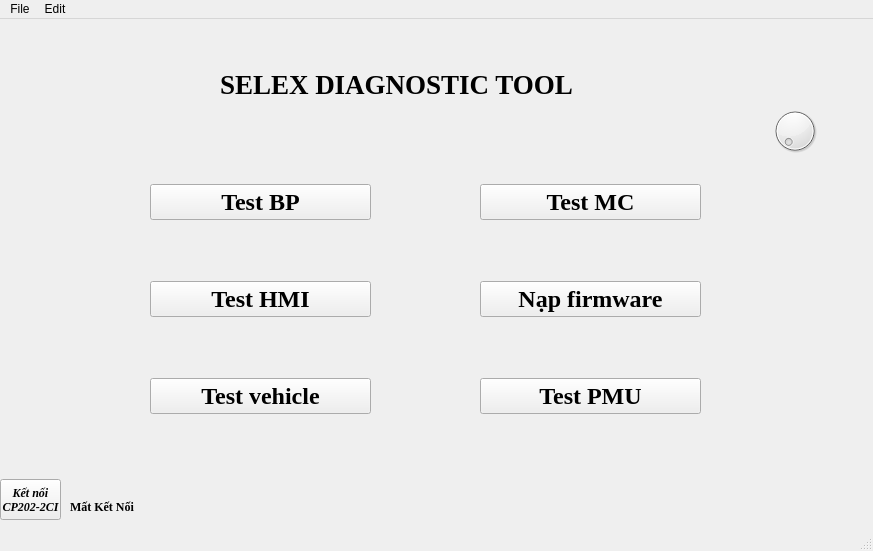
<?xml version="1.0" encoding="UTF-8"?>
<ui version="4.0">
 <class>MainWindow</class>
 <widget class="QMainWindow" name="MainWindow">
  <property name="geometry">
   <rect>
    <x>0</x>
    <y>0</y>
    <width>873</width>
    <height>551</height>
   </rect>
  </property>
  <property name="windowTitle">
   <string>SDT 1.0</string>
  </property>
  <property name="windowIcon">
   <iconset>
    <selectedon>:/icon/diagnostic-tool.png</selectedon>
   </iconset>
  </property>
  <property name="iconSize">
   <size>
    <width>32</width>
    <height>32</height>
   </size>
  </property>
  <widget class="QWidget" name="centralwidget">
   <widget class="QLabel" name="label">
    <property name="geometry">
     <rect>
      <x>220</x>
      <y>30</y>
      <width>391</width>
      <height>71</height>
     </rect>
    </property>
    <property name="font">
     <font>
      <family>Times New Roman</family>
      <pointsize>20</pointsize>
      <bold>true</bold>
     </font>
    </property>
    <property name="text">
     <string>SELEX DIAGNOSTIC TOOL</string>
    </property>
   </widget>
   <widget class="QPushButton" name="pushButton">
    <property name="geometry">
     <rect>
      <x>0</x>
      <y>460</y>
      <width>61</width>
      <height>41</height>
     </rect>
    </property>
    <property name="font">
     <font>
      <family>Times New Roman</family>
      <italic>true</italic>
      <bold>true</bold>
     </font>
    </property>
    <property name="text">
     <string>Kết nối 
CP202-2CI</string>
    </property>
   </widget>
   <widget class="QLabel" name="CP202">
    <property name="geometry">
     <rect>
      <x>70</x>
      <y>480</y>
      <width>91</width>
      <height>16</height>
     </rect>
    </property>
    <property name="font">
     <font>
      <family>Times New Roman</family>
      <bold>true</bold>
     </font>
    </property>
    <property name="text">
     <string>Mất Kết Nối</string>
    </property>
   </widget>
   <widget class="QWidget" name="layoutWidget">
    <property name="geometry">
     <rect>
      <x>480</x>
      <y>110</y>
      <width>221</width>
      <height>341</height>
     </rect>
    </property>
    <layout class="QGridLayout" name="gridLayout">
     <item row="0" column="0">
      <widget class="QPushButton" name="testMcButton">
       <property name="font">
        <font>
         <family>Times New Roman</family>
         <pointsize>18</pointsize>
         <bold>true</bold>
        </font>
       </property>
       <property name="text">
        <string>Test MC</string>
       </property>
      </widget>
     </item>
     <item row="1" column="0">
      <widget class="QPushButton" name="pushButton_2">
       <property name="font">
        <font>
         <family>Times New Roman</family>
         <pointsize>18</pointsize>
         <bold>true</bold>
        </font>
       </property>
       <property name="text">
        <string>Nạp firmware</string>
       </property>
      </widget>
     </item>
     <item row="2" column="0">
      <widget class="QPushButton" name="testPmuButton">
       <property name="font">
        <font>
         <family>Times New Roman</family>
         <pointsize>18</pointsize>
         <bold>true</bold>
        </font>
       </property>
       <property name="text">
        <string>Test PMU</string>
       </property>
      </widget>
     </item>
    </layout>
   </widget>
   <widget class="QWidget" name="layoutWidget">
    <property name="geometry">
     <rect>
      <x>150</x>
      <y>110</y>
      <width>221</width>
      <height>341</height>
     </rect>
    </property>
    <layout class="QGridLayout" name="gridLayout_2">
     <item row="0" column="0">
      <widget class="QPushButton" name="testBpButton">
       <property name="font">
        <font>
         <family>Times New Roman</family>
         <pointsize>18</pointsize>
         <bold>true</bold>
        </font>
       </property>
       <property name="text">
        <string>Test BP</string>
       </property>
      </widget>
     </item>
     <item row="1" column="0">
      <widget class="QPushButton" name="testHmiButton">
       <property name="font">
        <font>
         <family>Times New Roman</family>
         <pointsize>18</pointsize>
         <bold>true</bold>
        </font>
       </property>
       <property name="text">
        <string>Test HMI</string>
       </property>
      </widget>
     </item>
     <item row="2" column="0">
      <widget class="QPushButton" name="testvehicleButton">
       <property name="font">
        <font>
         <family>Times New Roman</family>
         <pointsize>18</pointsize>
         <bold>true</bold>
        </font>
       </property>
       <property name="text">
        <string>Test vehicle</string>
       </property>
      </widget>
     </item>
    </layout>
   </widget>
   <widget class="QDial" name="dial">
    <property name="geometry">
     <rect>
      <x>770</x>
      <y>80</y>
      <width>50</width>
      <height>64</height>
     </rect>
    </property>
   </widget>
  </widget>
  <widget class="QMenuBar" name="menubar">
   <property name="geometry">
    <rect>
     <x>0</x>
     <y>0</y>
     <width>873</width>
     <height>21</height>
    </rect>
   </property>
   <widget class="QMenu" name="menuFile">
    <property name="title">
     <string>File</string>
    </property>
   </widget>
   <widget class="QMenu" name="menuEdit">
    <property name="title">
     <string>Edit</string>
    </property>
    <addaction name="separator"/>
    <addaction name="fw_update_config"/>
    <addaction name="separator"/>
    <addaction name="actionLog"/>
   </widget>
   <addaction name="menuFile"/>
   <addaction name="menuEdit"/>
  </widget>
  <widget class="QStatusBar" name="statusbar"/>
  <action name="fw_update_config">
   <property name="icon">
    <iconset resource="Resource.qrc">
     <normaloff>:/icon/edit.png</normaloff>:/icon/edit.png</iconset>
   </property>
   <property name="text">
    <string>Sửa cấu hình nạp code</string>
   </property>
  </action>
  <action name="actionLog">
   <property name="icon">
    <iconset resource="Resource.qrc">
     <normaloff>:/icon/icons8-log-64.png</normaloff>:/icon/icons8-log-64.png</iconset>
   </property>
   <property name="text">
    <string>Log</string>
   </property>
  </action>
 </widget>
 <resources>
  <include location="Resource.qrc"/>
 </resources>
 <connections/>
</ui>
